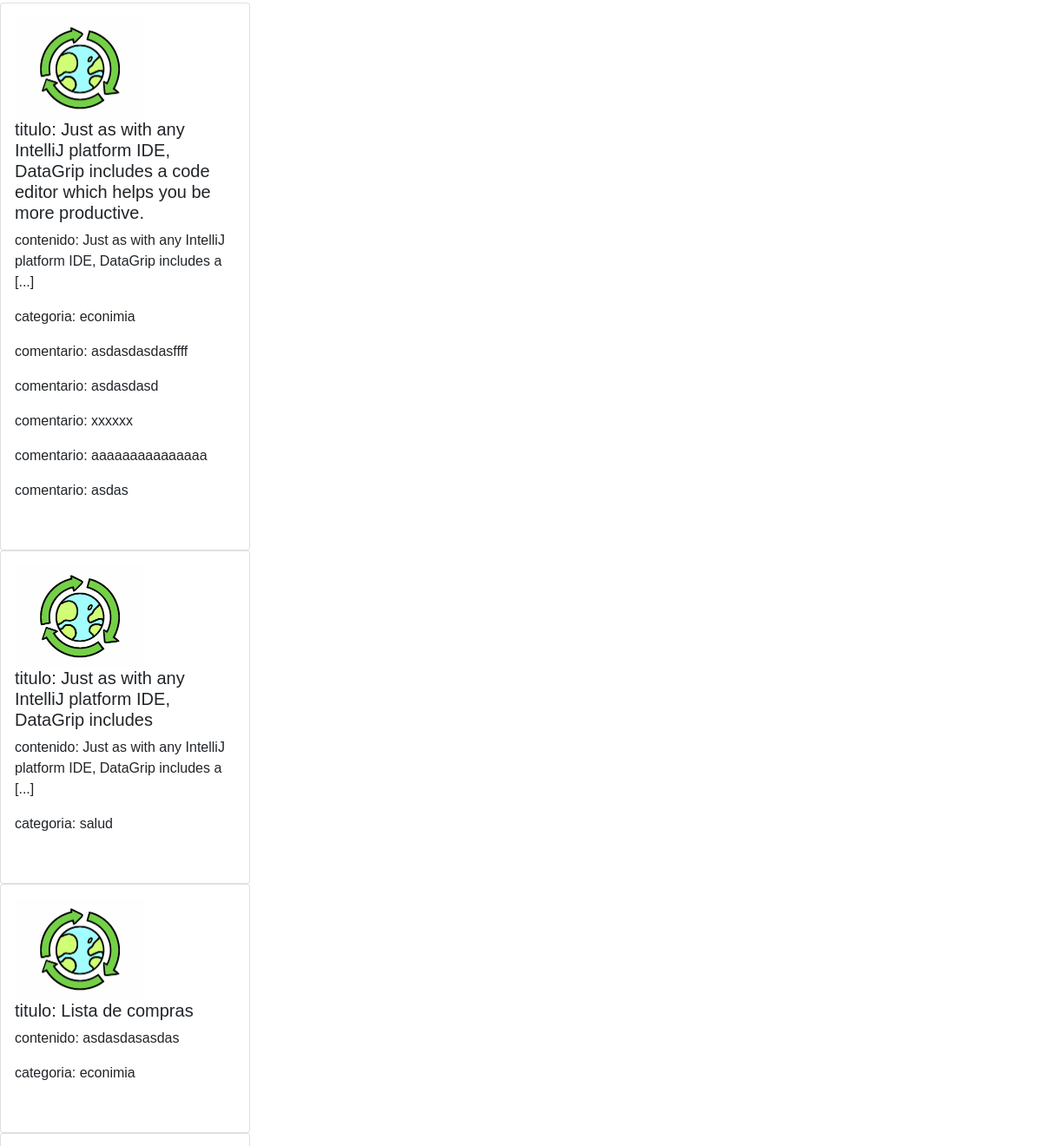
The page /perfil_usuario/ (signed in, middle part) on the database as committed earlier.
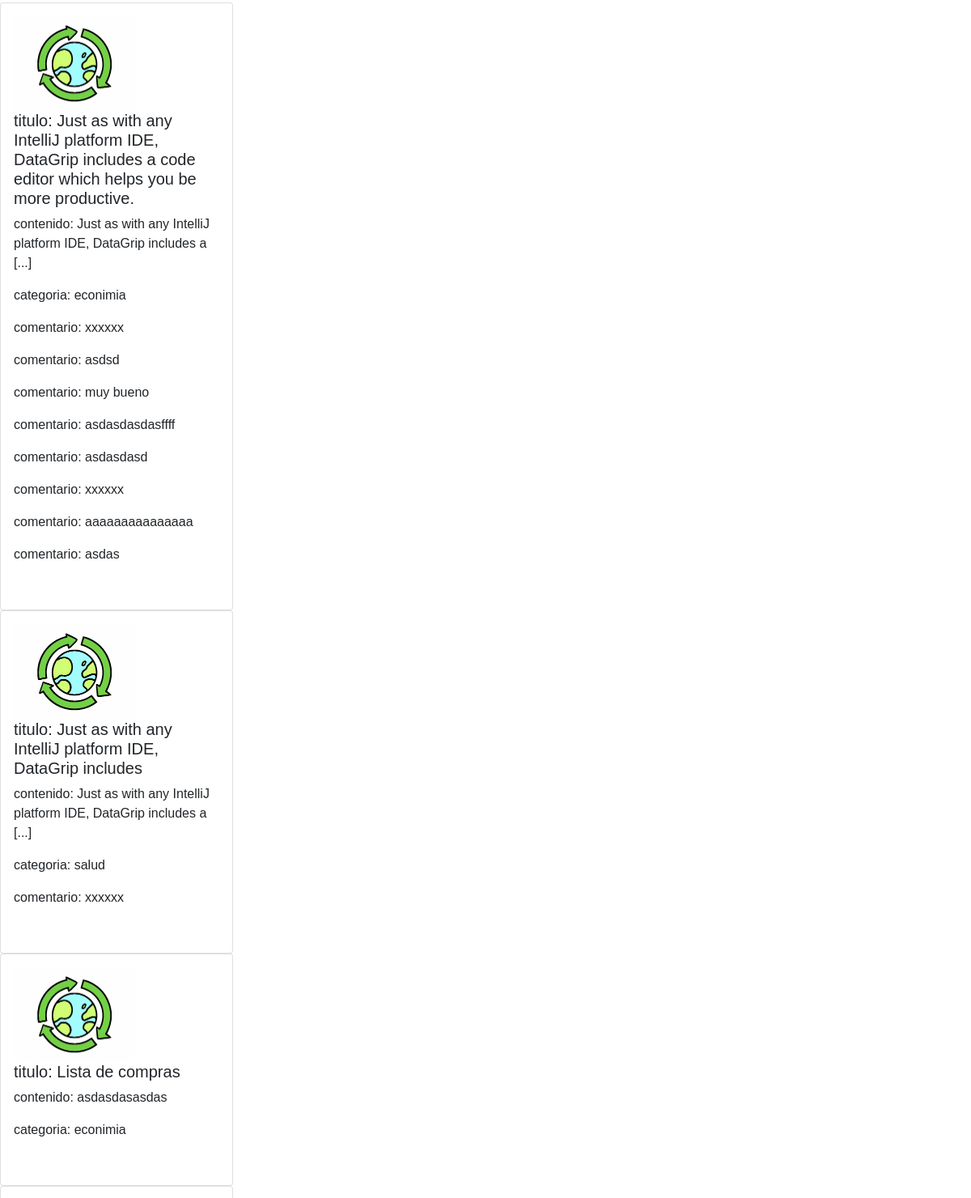
The same page on the database as committed later.
### feed/models.py (models this page shows, shortened)
class post(models.Model):
    posteador = models.ForeignKey(User, on_delete=models.CASCADE, null=True)
    titulo = models.CharField(max_length=100)
    contenido = models.TextField()
    pre_contenido = models.TextField()
    categoria = models.ForeignKey(categoria, on_delete=models.CASCADE,  default=1, null=False)
    creado_en = models.DateTimeField(auto_now_add=True)
    actualizado_en = models.DateTimeField(auto_now=True)
    me_gusta = models.IntegerField(default=0)
    no_megusta = models.IntegerField(default=0)
    imagen = models.FileField(upload_to='imagenes_posts', default='post_default.jpg')
    visitas = models.IntegerField(default=0)

class categoria(models.Model):
    name = models.CharField(max_length=50)
    imagen = models.ImageField(upload_to='categoria',default='categoria_default.png')
    def __str__(self):
        return self.name

class comentario(models.Model):
    post = models.ForeignKey(post, on_delete=models.CASCADE)
    comentador = models.ForeignKey(User, on_delete=models.CASCADE, null=True)
    nombre_comentador = models.CharField(max_length=50, null=True)
    contenido = models.TextField()
    creado_en = models.DateTimeField(auto_now_add=True)
    actualizado_en = models.DateTimeField(auto_now=True)
    aprobado = models.BooleanField(default=False)

### feed/views.py (the view)
# urls.py: path('perfil_usuario/',views.perfil_usuario, name='perfil_usuario'),
@login_required
def perfil_usuario(request):
    notif_user = notificaciones.objects.filter(post__posteador_id=request.user.id ).exclude(usuario_id = request.user.id).order_by('creado_en').reverse()[:10]
    mis_posteos = post.objects.filter(posteador_id=request.user.id).order_by('creado_en').reverse()
    mis_categorias = categoria.objects.filter(id__in = mis_posteos )
    mis_comentarios = comentario.objects.filter(comentador_id=request.user.id).order_by('creado_en').reverse()
    categorias = categoria.objects.all()
    usuario_actual = usuario.objects.get(id=request.user.id)
    contexto = {'mis_posteos':mis_posteos, 'mis_comentarios':mis_comentarios, 'categorias':categorias, 'notif_user':notif_user, 'mis_categorias':mis_categorias, 'usuario_actual':usuario_actual}
    return render(request,"perfil_usuario.html",contexto)

### feed/templates/perfil_usuario.html (shortened to what this page needs)
{% extends "base.html" %}
{% block content %}
<br><br><br>
     <br>
     <br>
     {% for post in mis_posteos %}
     <div class="card" style="width: 18rem;">
         <div class="card-body">
            <img src="{{post.imagen.url}}" alt="{{post.tipo_17_ODS}}" style="width:150px;">
             <h5 class="card-title">titulo: {{ post.titulo }}</h5>
             <p class="card-text">contenido: {{ post.pre_contenido }}</p>
             <p class="card-text">  categoria: {{post.categoria}} </p>
             {% for comentario in mis_comentarios %}
             {% if comentario.post_id == post.id %}
                 <p class="card-text">comentario: {{ comentario.contenido }}</p>
             {% endif %}
             {% endfor %}
             <br>
         </div>
     </div>
 {% endfor %}
{% endblock %}

### feed/templates/base.html (shortened to what this page needs)
{% load static %}
<!DOCTYPE html>
<html lang="en">
  <head>
    <link href="https://cdn.jsdelivr.net/npm/bootstrap@5.1.3/dist/css/bootstrap.min.css" rel="stylesheet">
    <link rel="stylesheet" type="text/css" href="{% static 'css/estilos.css' %}">
</head>
<body>
    {% block content %}{% endblock %}
</body>
</html>

### feed/static/css/estilos.css (style rules this page uses)
html, body { height: 100%; margin: 0; font-family: Helvetica; width: 100%; }

Rows that differ between the two databases and show on the page:
added comentario: contenido "xxxxxx", shown under post (number 1 of 3 on the later page)
added comentario: contenido "asdsd", shown under post (number 1 of 3 on the later page)
added comentario: contenido "muy bueno", shown under post (number 1 of 3 on the later page)
added comentario: contenido "xxxxxx", shown under post "Just as with any IntelliJ platform IDE, DataGrip includes"
